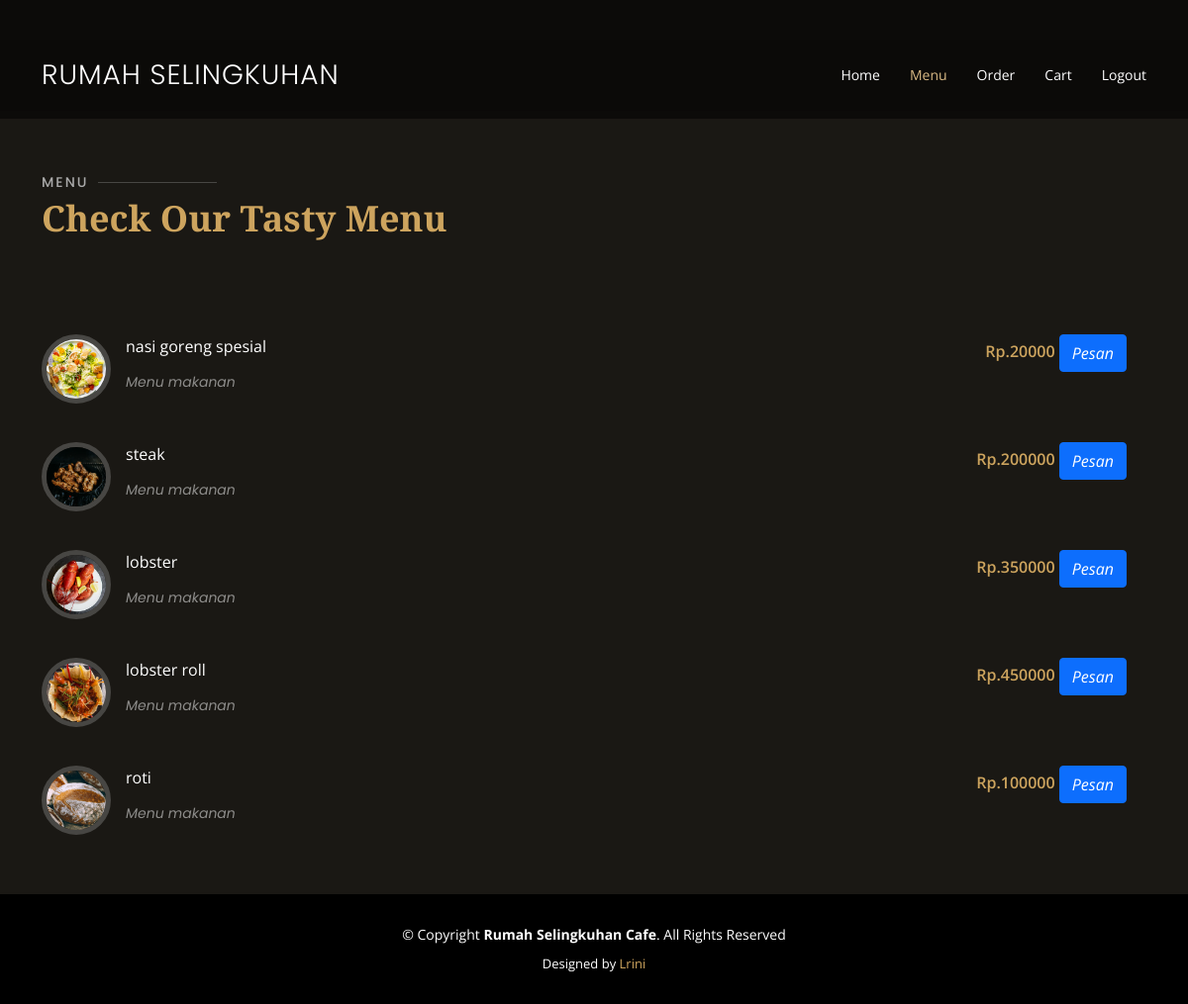
The page /menu.php (signed in) on the database its author committed.
### tables this page shows
CREATE TABLE `menu` (
  `id_menu` int(11) NOT NULL,
  `menu` varchar(30) NOT NULL,
  `jumlah` int(11) NOT NULL,
  `harga` int(10) NOT NULL,
  `gambar` text NOT NULL,
  `harga_pesan` int(11) NOT NULL
);

### menu.php (the view, shortened to what this page needs)
 <?php
 if(!isset($_SESSION['id_user'])){
    ?>
    <script type="text/javascript">
      alert('login dulu');window.location='index.php';
    </script>
    <?php
  }else{
    ?>
<!DOCTYPE html>
<html lang="en">
<head>
  <link href="assets/vendor/animate.css/animate.min.css" rel="stylesheet">
  <link href="assets/vendor/aos/aos.css" rel="stylesheet">
  <link href="assets/vendor/bootstrap/css/bootstrap.min.css" rel="stylesheet">
  <link href="assets/vendor/bootstrap-icons/bootstrap-icons.css" rel="stylesheet">
  <link href="assets/vendor/boxicons/css/boxicons.min.css" rel="stylesheet">
  <link href="assets/vendor/glightbox/css/glightbox.min.css" rel="stylesheet">
  <link href="assets/vendor/swiper/swiper-bundle.min.css" rel="stylesheet">
  <link href="assets/css/style.css" rel="stylesheet">
</head>
<body>
  <header id="header" class="fixed-top d-flex align-items-cente">
    <div class="container-fluid container-xl d-flex align-items-center justify-content-lg-between">
      <h1 class="logo me-auto me-lg-0"><a href="index.php">Rumah Selingkuhan</a></h1>
      <nav id="navbar" class="navbar order-last order-lg-0">
        <ul>
          <li><a class="nav-link scrollto" href="home.php">Home</a></li>
          <li><a class="nav-link scrollto active" href="menu.php">Menu</a></li>
          <li><a class="nav-link scrollto" href="catering.php">Order</a></li>
          <li><a class="nav-link scrollto" href="Keranjang.php">Cart</a></li>
          <li><a class="nav-link scrollto" href="index.php">Logout</a></li>
        </ul>
      </nav>
    </div>
  </header>
  <section>
  </section>
  <main id="main">
    <section id="menu" class="menu section-bg">
      <div class="container" data-aos="fade-up">
        <div class="section-title">
          <h2>Menu</h2>
          <p>Check Our Tasty Menu</p>
        </div>
        <?php
                            $conn = new mysqli("localhost", "root", "", "cafe");
                            $user = $_SESSION['id_user'];
                            $res = $conn->query("select * from menu");
                            while($row = $res->fetch_assoc()){
                            echo '
                            <div class="col-lg-12 menu-item filter-starters">
                              <img src="admin/menu/'.$row['gambar'].'" class="menu-img">
                              <div class="menu-content">
                                '.$row['menu'].'</a><span> Rp.'.$row['harga'].' <a href ="pesan.php?id_menu='.$row['id_menu'].'&id_user='.$user.'&harga='.$row['harga'].'"><i class="btn  btn-primary">Pesan</i></a> </span>
                              </div>
                              <div class="menu-ingredients">
                                 Menu makanan
                              </div>
                          </div>
                                ';
                              }
                              ?>
        </div>
    </section>
  </main>
  <footer id="footer">
    <div class="container">
      <div class="copyright">
        &copy; Copyright <strong><span>Rumah Selingkuhan Cafe</span></strong>. All Rights Reserved
      </div>
      <div class="credits">
        Designed by <a href="https://bootstrapmade.com/">Lrini</a>
      </div>
    </div>
  </footer>
</body>
</html>
<?php
  }
?>

### assets/css/style.css (style rules this page uses)
body { font-family: "Open Sans", sans-serif; background: #0c0b09; color: #fff; }
a { color: #cda45e; text-decoration: none; }
h1, h2, h3, h4, h5, h6 { font-family: "Playfair Display", serif; }
#header { background: rgba(12, 11, 9, 0.6); border-bottom: 1px solid rgba(12, 11, 9, 0.6); transition: all 0.5s; z-index: 997; padding: 15px 0; top: 40px; }
#header .logo { font-size: 28px; margin: 0; padding: 0; line-height: 1; font-weight: 300; letter-spacing: 1px; text-transform: uppercase; font-family: "Poppins", sans-serif; }
#header .logo a { color: #fff; }
.navbar { padding: 0; }
.navbar ul { margin: 0; padding: 0; display: flex; list-style: none; align-items: center; }
.navbar li { position: relative; }
.navbar a, .navbar a:focus { display: flex; align-items: center; justify-content: space-between; padding: 10px 0 10px 30px; color: #fff; white-space: nowrap; transition: 0.3s; font-size: 14px; }
.navbar a:hover, .navbar .active, .navbar .active:focus, .navbar li:hover > a { color: #d9ba85; }
section { padding: 60px 0; overflow: hidden; }
.section-bg { background-color: #1a1814; }
.section-title { padding-bottom: 40px; }
.section-title h2 { font-size: 14px; font-weight: 500; padding: 0; line-height: 1px; margin: 0 0 5px 0; letter-spacing: 2px; text-transform: uppercase; color: #aaaaaa; font-family: "Poppins", sans-serif; }
.section-title h2::after { content: ""; width: 120px; height: 1px; display: inline-block; background: rgba(255, 255, 255, 0.2); margin: 4px 10px; }
.section-title p { margin: 0; margin: 0; font-size: 36px; font-weight: 700; font-family: "Playfair Display", serif; color: #cda45e; }
.menu .menu-item { margin-top: 50px; }
.menu .menu-img { width: 70px; border-radius: 50%; float: left; border: 5px solid rgba(255, 255, 255, 0.2); }
.menu .menu-content { margin-left: 85px; overflow: hidden; display: flex; justify-content: space-between; position: relative; }
.menu .menu-content::after { content: ""; position: absolute; left: 20px; right: 0; top: -4px; z-index: 1; color: #bab3a6; font-family: Arial, "Helvetica Neue", Helvetica, sans-serif; }
.menu .menu-content a { padding-right: 10px; background: #1a1814; position: relative; z-index: 3; font-weight: 700; color: white; transition: 0.3s; }
.menu .menu-content span { background: #1a1814; position: relative; z-index: 3; padding: 0 10px; font-weight: 600; color: #cda45e; }
.menu .menu-ingredients { margin-left: 85px; font-style: italic; font-size: 14px; font-family: "Poppins", sans-serif; color: rgba(255, 255, 255, 0.5); }
#footer { background: black; padding: 0 0 30px 0; color: #fff; font-size: 14px; }
#footer .copyright { text-align: center; padding-top: 30px; }
#footer .credits { padding-top: 10px; text-align: center; font-size: 13px; color: #fff; }

### rows shown on the page
menu: gambar (picture), menu "nasi goreng spesial", harga "20000"
menu: gambar (picture), menu "steak", harga "200000"
menu: gambar (picture), menu "lobster", harga "350000"
menu: gambar (picture), menu "lobster roll", harga "450000"
menu: gambar (picture), menu "roti", harga "100000"
